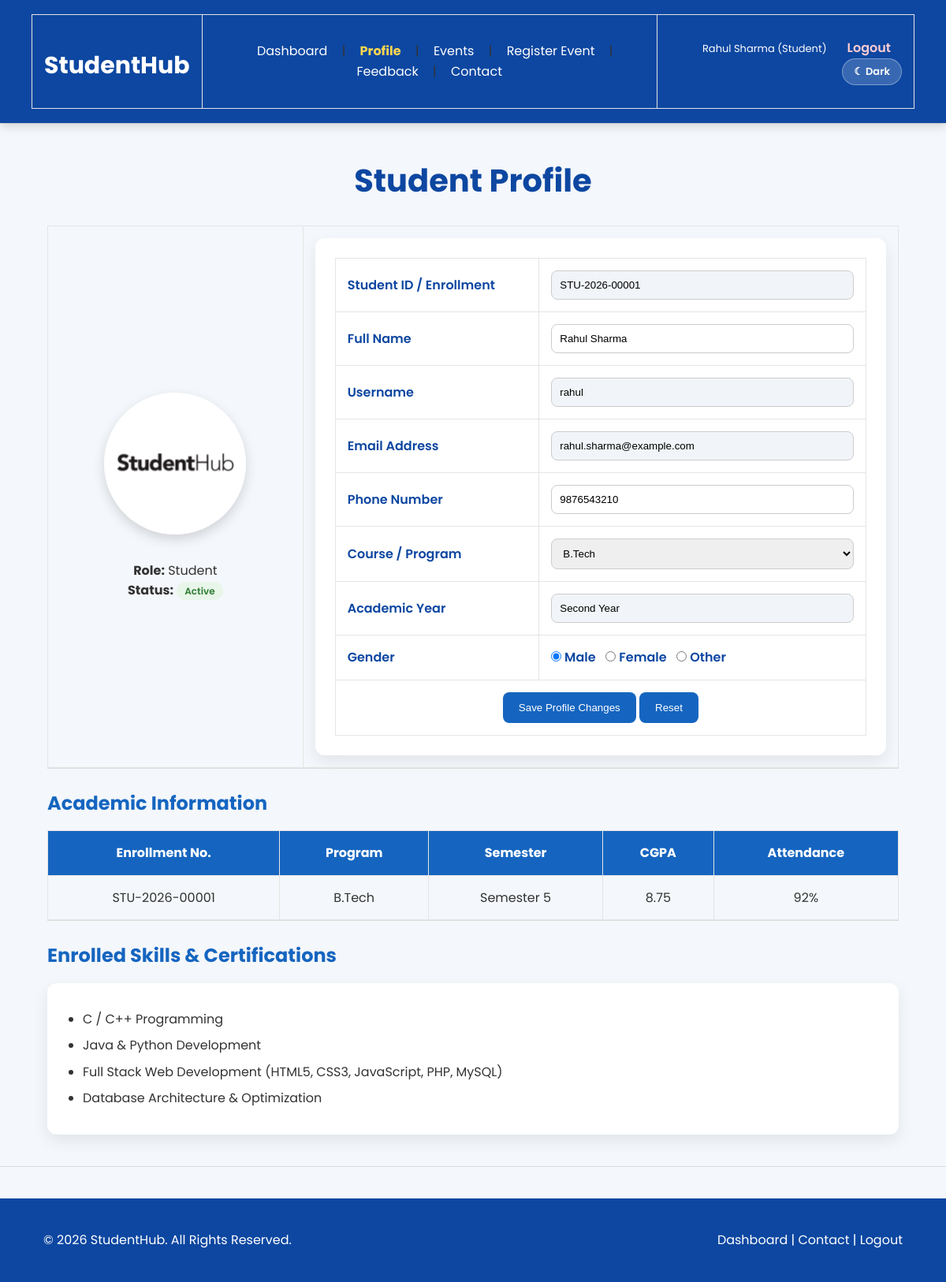
The app's page /profile.php (signed in) with its own data.
### tables this page shows
CREATE TABLE IF NOT EXISTS `students` (
    `id` INT AUTO_INCREMENT PRIMARY KEY,
    `student_id` VARCHAR(25) NOT NULL UNIQUE,
    `fullname` VARCHAR(100) NOT NULL,
    `username` VARCHAR(50) DEFAULT NULL UNIQUE,
    `email` VARCHAR(100) NOT NULL UNIQUE,
    `phone` VARCHAR(15) NOT NULL,
    `password_hash` VARCHAR(255) NOT NULL,
    `role` ENUM('Student', 'Admin') DEFAULT 'Student',
    `course` VARCHAR(50) NOT NULL,
    `year` VARCHAR(30) NOT NULL,
    `gender` ENUM('Male', 'Female', 'Other') NOT NULL,
    `status` ENUM('Active', 'Suspended', 'Pending') DEFAULT 'Active',
    `remember_token` VARCHAR(255) DEFAULT NULL,
    `created_at` TIMESTAMP DEFAULT CURRENT_TIMESTAMP,
    `updated_at` TIMESTAMP DEFAULT CURRENT_TIMESTAMP ON UPDATE CURRENT_TIMESTAMP,
    INDEX `idx_students_email` (`email`),
    INDEX `idx_students_course` (`course`),
    INDEX `idx_students_role` (`role`)
);

### profile.php (the view, shortened to what this page needs)
<?php
require_once __DIR__ . '/session_helper.php';
$userId = $_SESSION['user_id'];
$conn = get_db_connection();
$user = null;
if ($conn) {
    $stmt = $conn->prepare("SELECT id, student_id, fullname, username, email, phone, course, year, gender, role, created_at FROM students WHERE id = ? LIMIT 1");
    if ($stmt) {
        $stmt->bind_param("i", $userId);
        $stmt->execute();
        $res = $stmt->get_result();
        $user = $res->fetch_assoc();
    }
}
?>
<!DOCTYPE html>
<html lang="en">
<head>
    <link rel="stylesheet" href="profile.css">
    <link rel="stylesheet" href="common.css">
</head>
<body>
<hr>
<main>
<h1 align="center">Student Profile</h1>
<table width="100%" cellpadding="20">
<tr>
<td width="30%" align="center">
<img src="pic1.png" alt="Student Profile" width="180" height="180" style="border-radius:50%;object-fit:cover;box-shadow:0 6px 15px rgba(0,0,0,0.15);">
<br><br>
<p><b>Role:</b> <?php echo htmlspecialchars($user['role'] ?? 'Student'); ?></p>
<p><b>Status:</b> <span style="background:#e8f5e9;color:#2e7d32;padding:3px 10px;border-radius:12px;font-size:12px;font-weight:600;">Active</span></p>
</td>
<td width="70%">
<form action="profile.php" method="post">
<table cellpadding="8">
<tr>
<td><label>Student ID / Enrollment</label></td>
<td><input type="text" value="<?php echo htmlspecialchars($user['student_id'] ?? ''); ?>" size="35" readonly style="background:#f1f5f9;cursor:not-allowed;"></td>
</tr>
<tr>
<td><label>Full Name</label></td>
<td><input type="text" name="fullname" value="<?php echo htmlspecialchars($user['fullname'] ?? ''); ?>" size="35" required></td>
</tr>
<tr>
<td><label>Username</label></td>
<td><input type="text" value="<?php echo htmlspecialchars($user['username'] ?? 'N/A'); ?>" size="35" readonly style="background:#f1f5f9;cursor:not-allowed;"></td>
</tr>
<tr>
<td><label>Email Address</label></td>
<td><input type="email" value="<?php echo htmlspecialchars($user['email'] ?? ''); ?>" size="35" readonly style="background:#f1f5f9;cursor:not-allowed;"></td>
</tr>
<tr>
<td><label>Phone Number</label></td>
<td><input type="tel" name="phone" value="<?php echo htmlspecialchars($user['phone'] ?? ''); ?>" size="35"></td>
</tr>
<tr>
<td><label>Course / Program</label></td>
<td>
<select name="course">
<?php
$courses = ['B.Tech', 'BCA', 'B.Sc', 'M.Tech', 'MCA', 'Administration'];
foreach ($courses as $c) {
    $sel = (($user['course'] ?? '') === $c) ? 'selected' : '';
    echo "<option value=\"$c\" $sel>$c</option>";
}
?>
</select>
</td>
</tr>
<tr>
<td><label>Academic Year</label></td>
<td><input type="text" value="<?php echo htmlspecialchars($user['year'] ?? 'Second Year'); ?>" size="35" readonly style="background:#f1f5f9;cursor:not-allowed;"></td>
</tr>
<tr>
<td><label>Gender</label></td>
<td>
<label><input type="radio" name="gender" value="Male" <?php if (($user['gender'] ?? '') === 'Male') echo 'checked'; ?>> Male</label> &nbsp;
<label><input type="radio" name="gender" value="Female" <?php if (($user['gender'] ?? '') === 'Female') echo 'checked'; ?>> Female</label> &nbsp;
<label><input type="radio" name="gender" value="Other" <?php if (($user['gender'] ?? '') === 'Other') echo 'checked'; ?>> Other</label>
</td>
</tr>
<tr>
<td colspan="2" align="center" style="padding-top:15px;">
<input type="submit" value="Save Profile Changes">
<input type="reset" value="Reset">
</td>
</tr>
</table>
</form>
</td>
</tr>
</table>
<hr>
<h2>Academic Information</h2>
<table border="1" width="100%" cellpadding="10">
<tr align="center">
<th>Enrollment No.</th>
<th>Program</th>
<th>Semester</th>
<th>CGPA</th>
<th>Attendance</th>
</tr>
<tr align="center">
<td><?php echo htmlspecialchars($user['student_id'] ?? '25DIT002'); ?></td>
<td><?php echo htmlspecialchars($user['course'] ?? 'Information Technology'); ?></td>
<td>Semester 5</td>
<td>8.75</td>
<td>92%</td>
</tr>
</table>
<hr>
<h2>Enrolled Skills & Certifications</h2>
<ul>
<li>C / C++ Programming</li>
<li>Java & Python Development</li>
<li>Full Stack Web Development (HTML5, CSS3, JavaScript, PHP, MySQL)</li>
<li>Database Architecture & Optimization</li>
</ul>
</main>
<hr>
<footer>
<table width="100%">
<tr>
<td>
<p>&copy; 2026 StudentHub. All Rights Reserved.</p>
</td>
<td align="right">
<a href="dashboard.php">Dashboard</a> |
<a href="contact.html">Contact</a> |
<a href="logout.php">Logout</a>
</td>
</tr>
</table>
</footer>
</body>
</html>

### profile.css (style rules this page uses)
* { margin:0;padding:0;box-sizing:border-box }
body { font-family:Poppins,sans-serif;background:#f4f7fb;color:#333;line-height:1.6 }
hr { border:none;height:1px;background:#ddd }
main { width:90%;margin:40px auto }
h1 { text-align:center;color:#0d47a1;font-size:40px;margin-bottom:25px }
h2 { color:#1565c0;margin:25px 0 15px }
table { width:100%;border-collapse:collapse }
td,th { padding:15px;border:1px solid #e5e5e5 }
th { background:#1565c0;color:#fff }
form { background:#fff;padding:25px;border-radius:12px;box-shadow:0 8px 20px rgba(0,0,0,.08) }
img { border-radius:50%;box-shadow:0 8px 20px rgba(0,0,0,.15) }
label { font-weight:600;color:#0d47a1 }
input[type=text],input[type=email],input[type=tel],input[type=date],select,textarea { width:100%;padding:10px;border:1px solid #ccc;border-radius:8px }
input[type=submit],input[type=reset] { background:#1565c0;color:#fff;border:none;padding:12px 20px;border-radius:8px;cursor:pointer }
ul { background:#fff;padding:25px 45px;border-radius:12px;box-shadow:0 8px 20px rgba(0,0,0,.08) }
li { margin:8px 0 }
footer { background:#0d47a1;color:#fff;padding:25px 40px;margin-top:40px }
footer td { border:none }
footer p,footer a { color:#fff;text-decoration:none }

### records on screen
students: role "Student", student "STU-2026-00001", fullname "Rahul Sharma", username "rahul", email "rahul.sharma@example.com", phone "9876543210", year "Second Year", gender "☑ Male", gender "☐ Female", gender "☐ Other", course "B.Tech"

### other values on screen
$name "Rahul Sharma"
$role "Student"
form field course "B.Tech"
